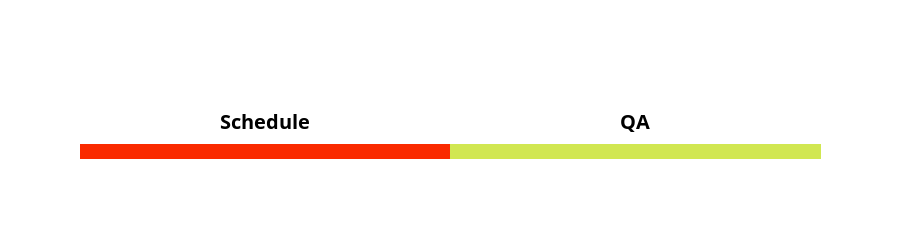

The notebook cell saved with this chart:
### Markdown cell above
# Generic Sans [Category]

**Scope**: [category] extension of the Generic Sans typeface

**Phase**: Planning, Design, Engineering, Release

**Start Date**: 1/1/18

**Proposed End Date**: 6/1/20

**Estimated End Date**: 6/1/20

**Development Team**:
  - Team member 1 (role) (contact email)
  - Team member 2 (role) (contact email)
  

## Project Status

### Code cell
# 0 = OK, 1 = WARN

SCHEDULE = 2
QA = 0

OK_COLOR = "rgb(209,231,81)"
WARN_COLOR = "rgb(252,145,58)"
FAIL_COLOR = "rgb(250,42,0)"

if SCHEDULE == 0:
    SCHEDULE_COLOR = OK_COLOR
elif SCHEDULE == 1:
    SCHEDULE_COLOR = WARN_COLOR
else:
    SCHEDULE_COLOR = FAIL_COLOR
    
if QA == 0:
    QA_COLOR = OK_COLOR
elif QA == 1:
    QA_COLOR = WARN_COLOR
else:
    QA_COLOR = FAIL_COLOR

colors = np.array([SCHEDULE_COLOR, QA_COLOR])

trace0 = go.Table(
  header = dict(
    values = ['<b>Schedule</b>', '<b>QA</b>'],
    line = dict(color = 'white'),
    fill = dict(color = 'white'),
    align = 'center',
    font = dict(color = 'black', size = 20)
  ),
  cells = dict(
    values = ["", ""],
    line = dict(color = colors),
    fill = dict(color = colors),
    align = 'center',
    height = 15,
    font = dict(color = "black", size = 15)
    ))

data = [trace0]
layout = dict(height=250)
fig = dict(data=data, layout=layout)

plotly.offline.iplot(fig)

### Figure 1 — Plotly figure (JSON) as saved in the notebook; plotly's stock layout.template omitted (floating-point values rounded to 4 significant figures)
{"data": [{"cells": {"align": "center", "fill": {"color": ["rgb(250,42,0)", "rgb(209,231,81)"]}, "font": {"color": "black", "size": 15}, "height": 15, "line": {"color": ["rgb(250,42,0)", "rgb(209,231,81)"]}, "values": ["", ""]}, "header": {"align": "center", "fill": {"color": "white"}, "font": {"color": "black", "size": 20}, "line": {"color": "white"}, "values": ["<b>Schedule</b>", "<b>QA</b>"]}, "type": "table", "uid": "82c4b5e8-9422-4980-90e4-1a21cd055509"}], "layout": {"height": 250}}
